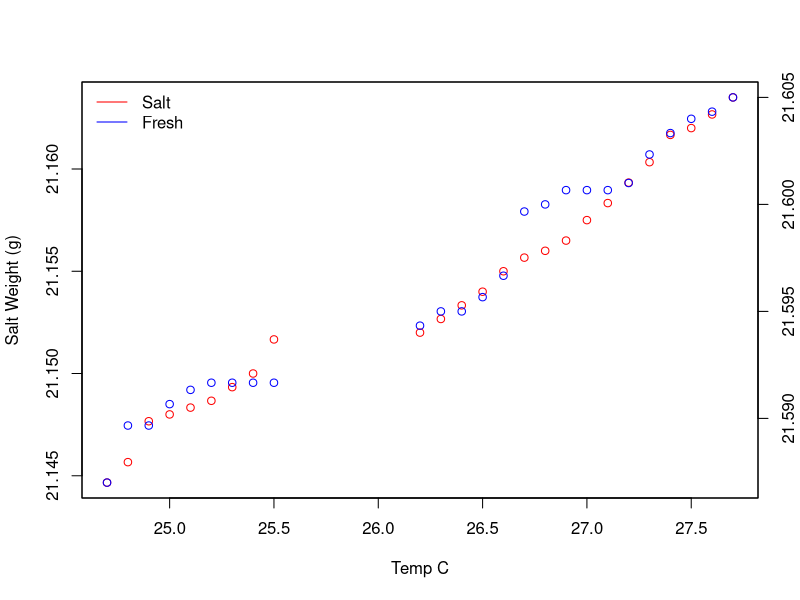

Generate this figure with R:
#######################################################################
### Script to calibrate glass stoppers to different temps during BW ###
### Created by Nyssa Silbiger #########################################
### Created on 12/31/2105 #############################################

### This script regresses weight of glass stoppers in fresh water and ##
### salt water measured at several temperatures with temperature. ######
### The coefficients from these regressions can be used to correct #####
### the bouyant weights of corals measured at different temps. #########
### Glass stopper weights in fresh and salt water were taken at many ###
### temperatures for this analysis by Mike Fox. ########################
########################################################################

# Clear Workspace------------------------------------------------------
rm(list=ls())

# load libraries ----------------------------------------------------
library('plyr')

# load data --------------------------------------------------------
CalData<-read.csv('calibration_curves.csv')
#Data with stopper weights in grams in freshwater, saltwater, and the temp
#that they were measured at

# Analysis---------------------------------------------------------
#Weights were taken 3 times at each temp
#calculate average weight per temp
AvgWeights<- ddply(CalData, c("Temp"), summarise,
                   StopperSalt = mean(StopperSalt),
                   StopperFresh = mean(StopperFresh)
)

#plot relationship between temp and stopper in fresh and salt water
plot(AvgWeights$Temp, AvgWeights$StopperSalt , col = 'red', ylab = 'Salt Weight (g)', xlab = 'Temp C')
par(new=TRUE)
plot(AvgWeights$Temp, AvgWeights$StopperFresh, col = 'blue',xaxt="n",yaxt="n",xlab="",ylab="")
axis(4)
mtext("'Fresh Weight (g)'",side=4,line=3)
legend("topleft",col=c("red","blue"),lty=1,legend=c("Salt","Fresh"), bty = "n")

#linear regression between temp and stopper
#Salt
StopperSaltModel <- lm(AvgWeights$StopperSalt~AvgWeights$Temp)
summary(StopperSaltModel) #r2 = 0.96
# temp calibration salt
# y = 21.009843 + 0.005491*x where x is a temp and y is the weight of the stopper in salt water

#Fresh
StopperFreshModel <- lm(AvgWeights$StopperFresh~AvgWeights$Temp)
summary(StopperFreshModel) #r2 = 0.96
# temp calibration fresh
# y = 21.455346 + 0.005372 * x

